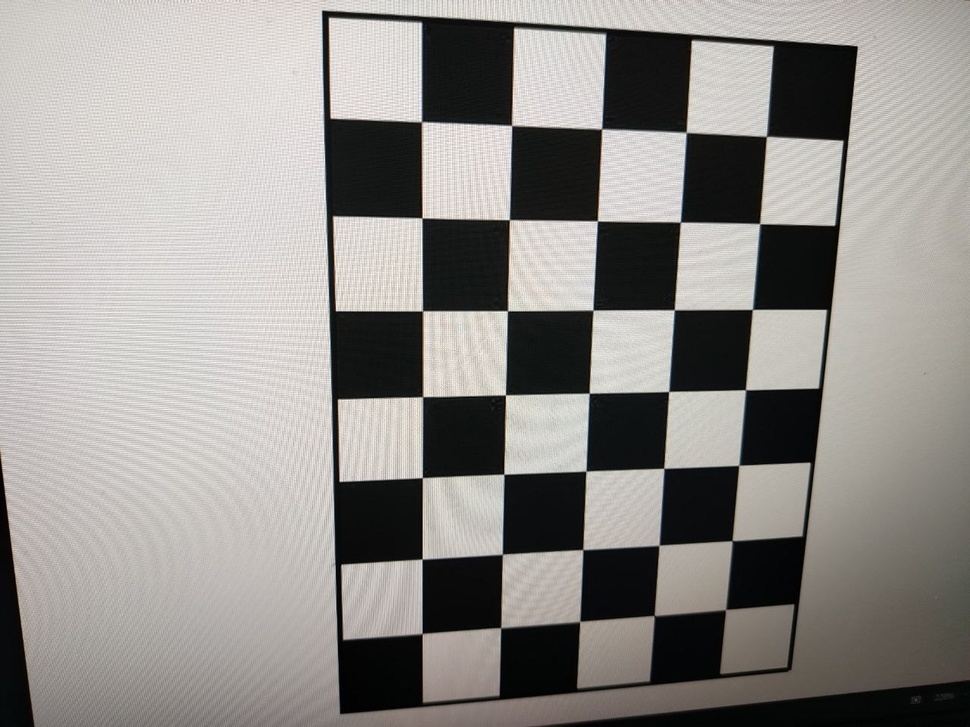
#> input picture MMRO/Lab2/1.jpg, 970 x 727 px, shrunk from 1280 x 960 before the run; its folder holds only this picture in this run
$ python matrix2.py
#> lines starting #> are read from the running program, lines starting #| are printed output that depends on the picture
import cv2
import numpy as np
import glob
import os

# Параметры калибровки, полученные ранее
camera_matrix = np.array([[925.66785216,   0.         , 641.67693632],
                          [  0.         , 924.31727727, 480.03799474],
                          [  0.         ,   0.         ,   1.        ]])
dist_coeffs = np.array([[ 0.2715328, -1.52664438, -0.00627077, 0.00302715, 2.23967052]])

# Создаем папку для сохранения исправленных изображений, если её еще нет
output_folder = "corrected_images"
if not os.path.exists(output_folder):
    os.makedirs(output_folder)

# Получаем список всех jpg-файлов в текущей папке
images = glob.glob("*.jpg")

for image_path in images:
    # Читаем изображение
    img = cv2.imread(image_path)
#> img is the input picture: shape (727, 970, 3); mean B, G, R 138.6, 142.2, 145.2
    if img is None:
        print(f"Не удалось прочитать файл {image_path}")
        continue

    h, w = img.shape[:2]
#> h = 727; w = 970

    # Вычисляем оптимальную новую матрицу камеры
    new_camera_matrix, roi = cv2.getOptimalNewCameraMatrix(camera_matrix, dist_coeffs, (w, h), 1, (w, h))
#> roi = (108, 86, 859, 632)

    # Исправляем искажения с помощью cv2.undistort
    undistorted_img = cv2.undistort(img, camera_matrix, dist_coeffs, None, new_camera_matrix)
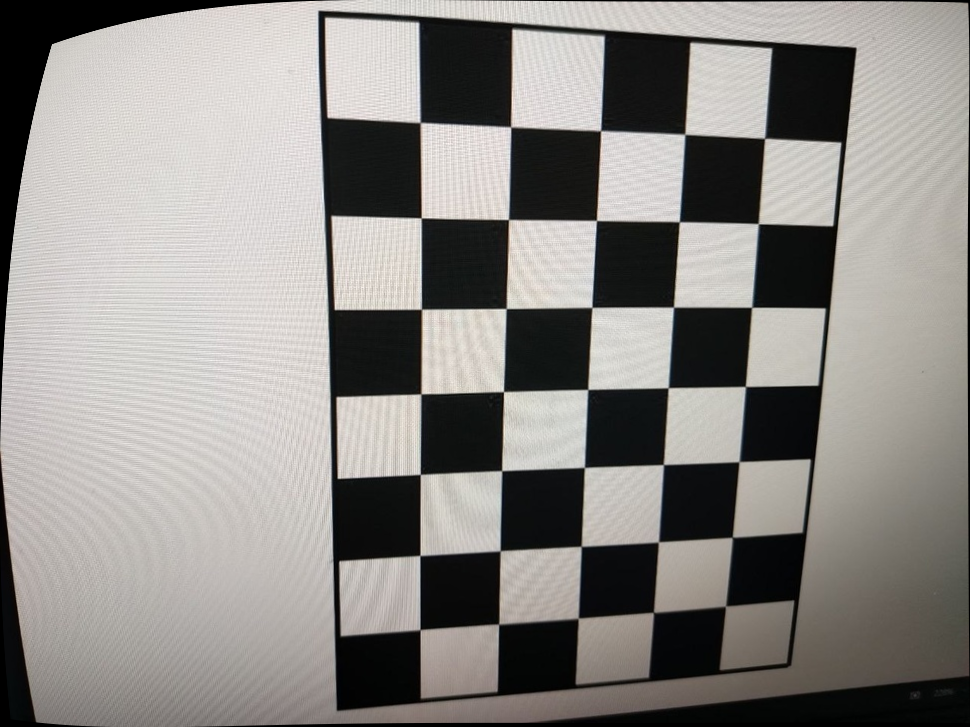
#> undistorted_img: shape (727, 970, 3); mean B, G, R 133.8, 137.4, 140.2

    # Опционально: обрезаем изображение по ROI (region of interest)
    x, y, w_roi, h_roi = roi
#> x = 108; y = 86; w_roi = 859; h_roi = 632
    undistorted_img_cropped = undistorted_img[y:y+h_roi, x:x+w_roi]
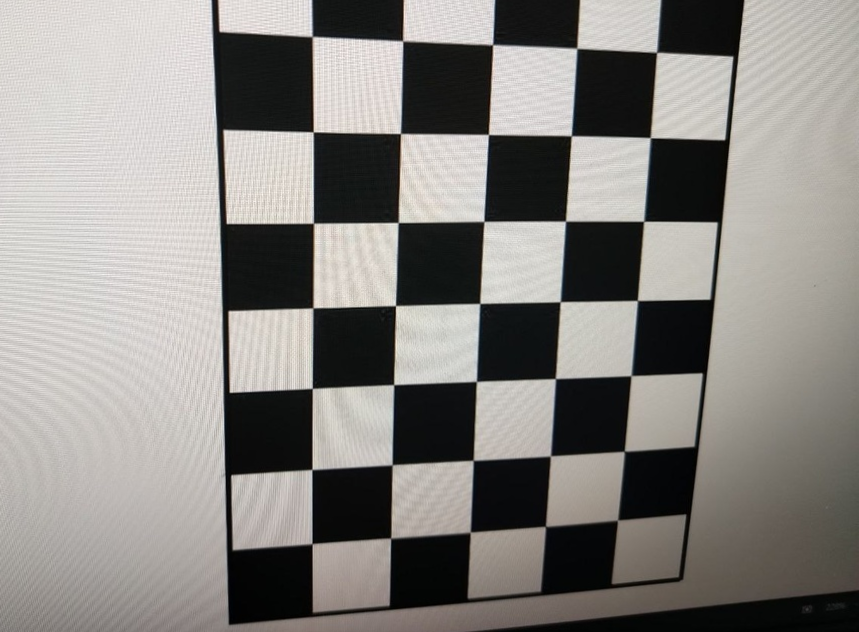
#> undistorted_img_cropped: shape (632, 859, 3); mean B, G, R 130, 133.8, 136.6

    # Формируем имя для сохранения
    base_name = os.path.basename(image_path)
    output_path = os.path.join(output_folder, f"corrected_{base_name}")

    # Сохраняем исправленное изображение
    cv2.imwrite(output_path, undistorted_img_cropped)
    print(f"Сохранено исправленное изображение: {output_path}")

$ run again, on MMRO/Lab2/5.jpg
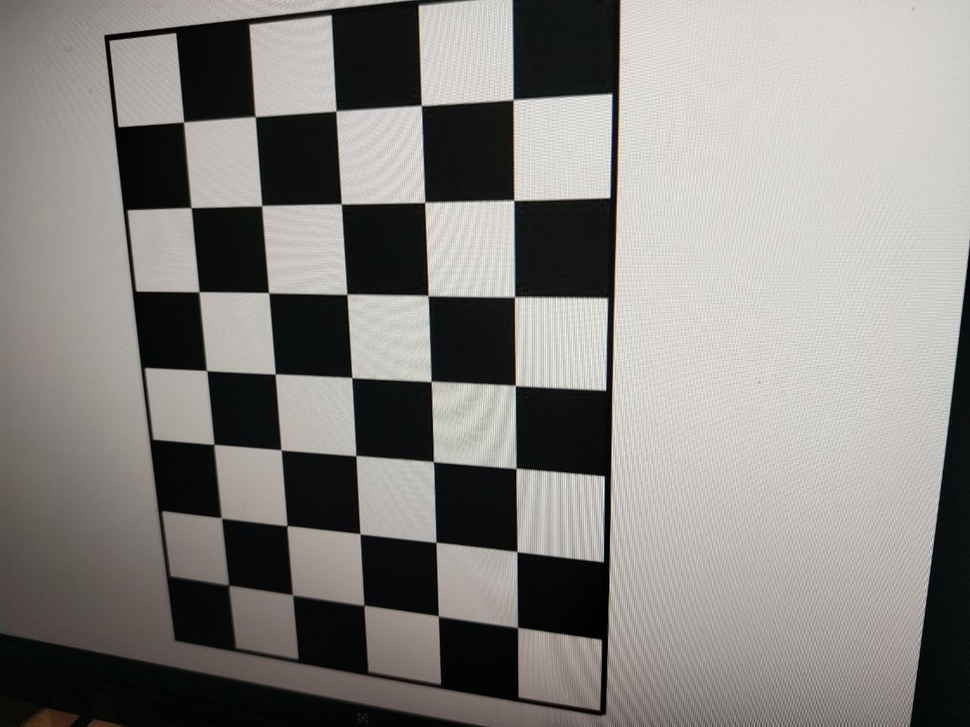
#> input picture MMRO/Lab2/5.jpg, 970 x 727 px, shrunk from 1280 x 960 before the run
#> img is the input picture: shape (727, 970, 3); mean B, G, R 127.8, 131.2, 133.6
#> `undistorted_img = cv2.undistort(img, camera_matrix, dist_coeffs, None,..`:
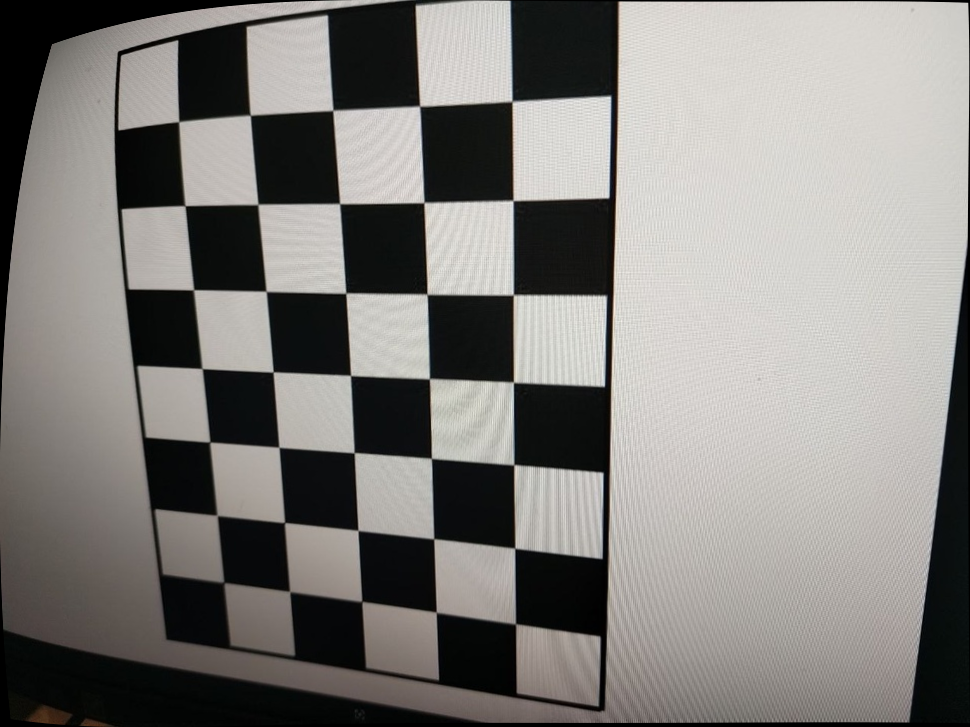
#> undistorted_img: shape (727, 970, 3); mean B, G, R 124.2, 127.5, 129.8
#> `undistorted_img_cropped = undistorted_img[y:y+h_roi, x:x+w_roi]`:
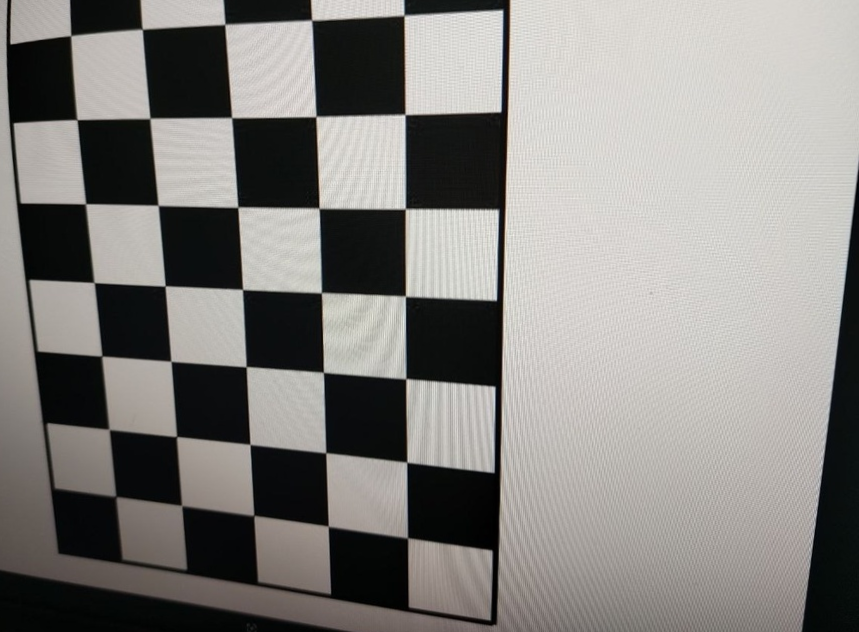
#> undistorted_img_cropped: shape (632, 859, 3); mean B, G, R 128.7, 131.9, 134.1

$ run again, on MMRO/Lab2/undistorted_image11.jpg
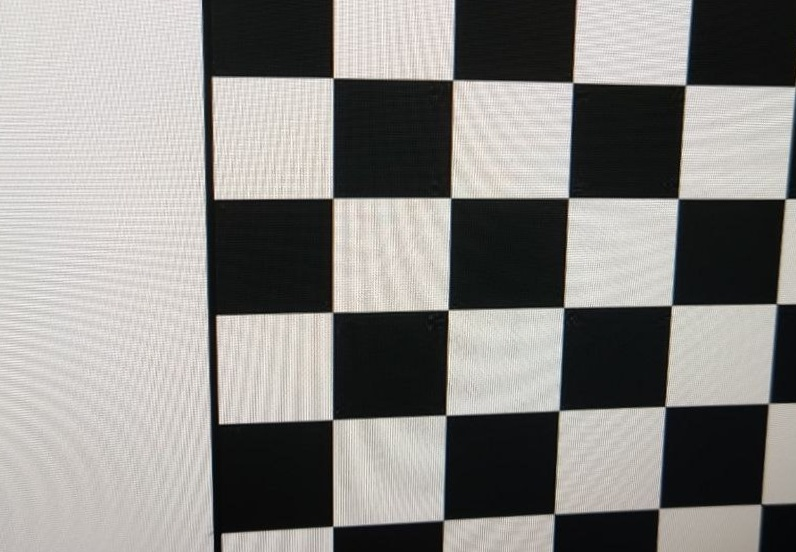
#> input picture MMRO/Lab2/undistorted_image11.jpg, 796 x 552 px
#> img is the input picture: shape (552, 796, 3); mean B, G, R 133.1, 136, 137.9
#> `undistorted_img = cv2.undistort(img, camera_matrix, dist_coeffs, None,..`:
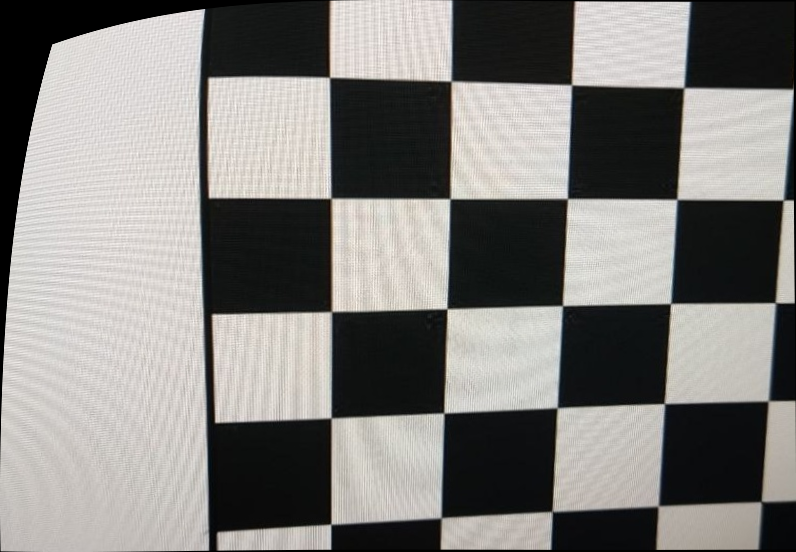
#> undistorted_img: shape (552, 796, 3); mean B, G, R 125.6, 128.5, 130.2
#> `undistorted_img_cropped = undistorted_img[y:y+h_roi, x:x+w_roi]`:
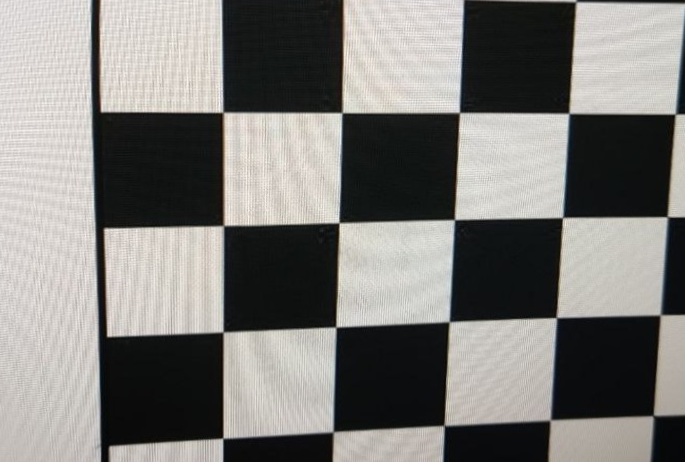
#> undistorted_img_cropped: shape (462, 685, 3); mean B, G, R 121.9, 125.1, 126.6

$ run again, on MMRO/Lab2/2.jpg
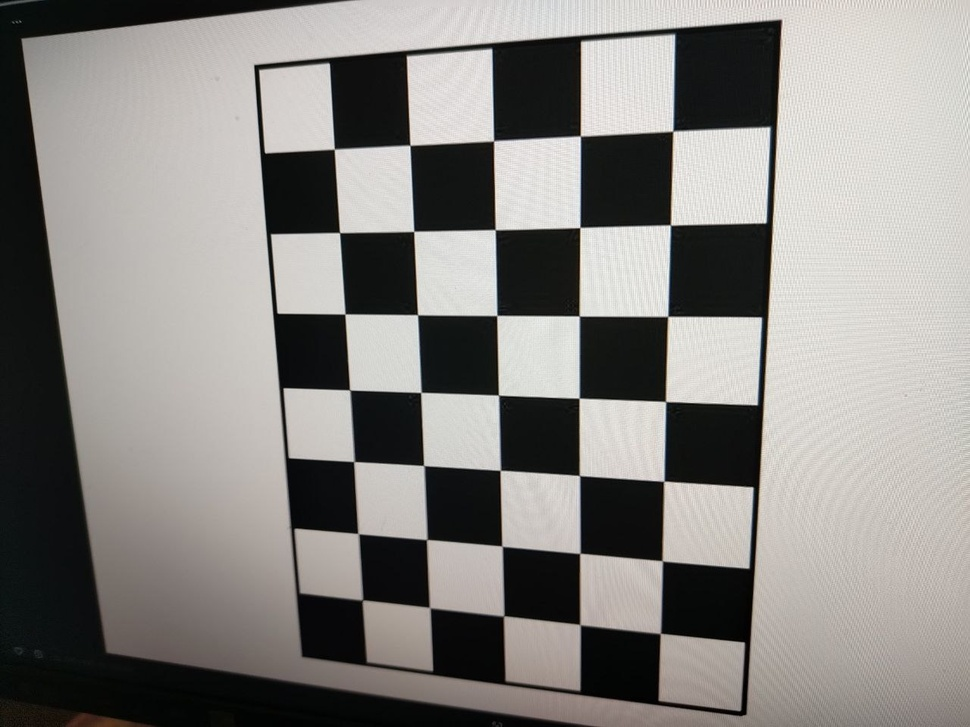
#> input picture MMRO/Lab2/2.jpg, 970 x 727 px, shrunk from 1280 x 960 before the run
#> img is the input picture: shape (727, 970, 3); mean B, G, R 130.3, 133.6, 136
#> `undistorted_img = cv2.undistort(img, camera_matrix, dist_coeffs, None,..`:
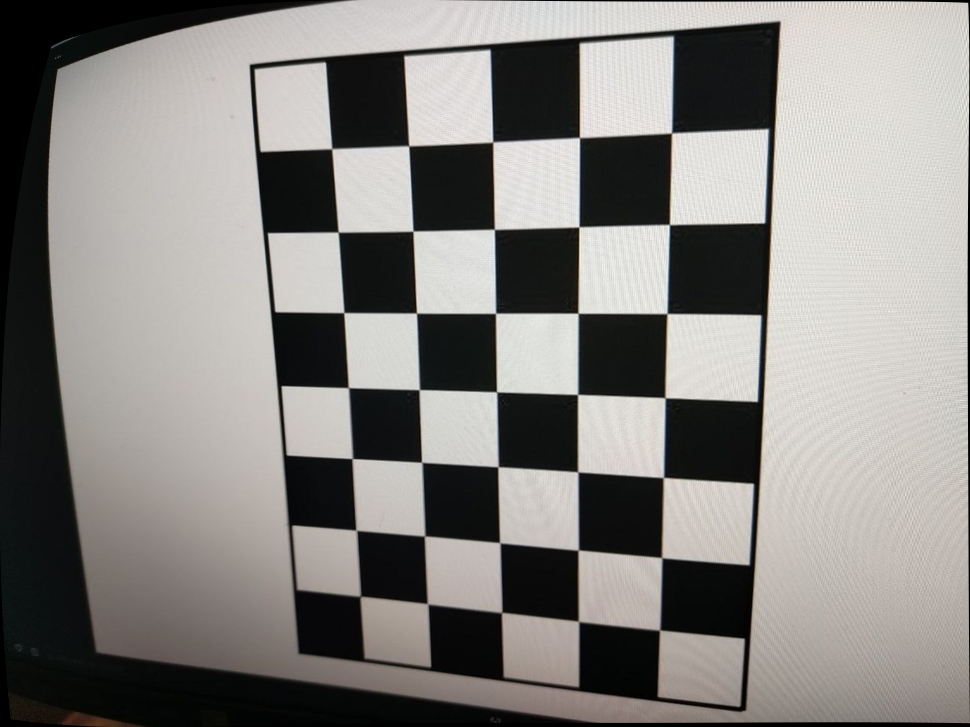
#> undistorted_img: shape (727, 970, 3); mean B, G, R 128.1, 131.3, 133.7
#> `undistorted_img_cropped = undistorted_img[y:y+h_roi, x:x+w_roi]`:
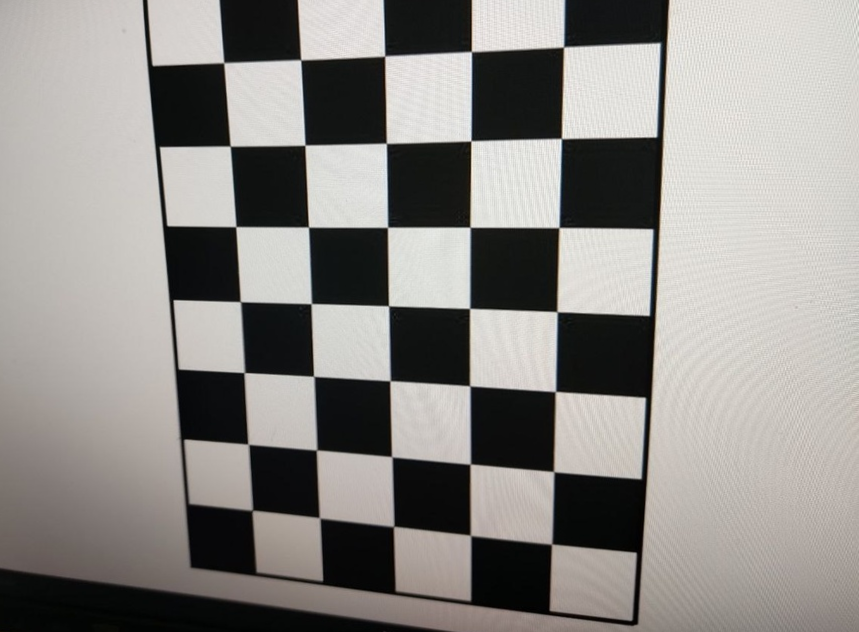
#> undistorted_img_cropped: shape (632, 859, 3); mean B, G, R 135.9, 139.4, 142.1
